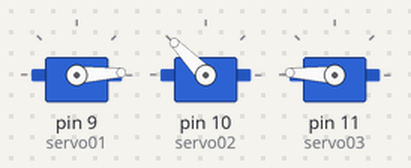
Bench run of a sketch on a simulated Arduino Uno, built with avr-gcc and run on an emulated ATmega328P. On the bench: 3 × servo.

Above: at 0.05 s.
At 0.35 s:
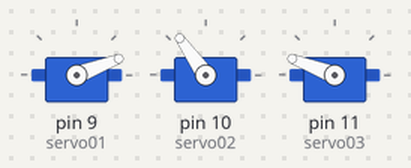
At 0.7 s:
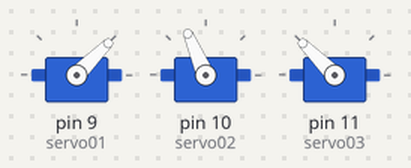
At 1.35 s:
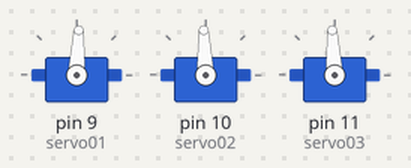
At 2.0 s:
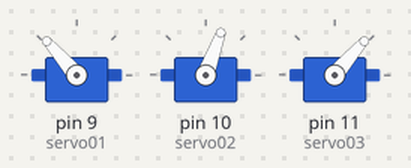
At 2.7 s:
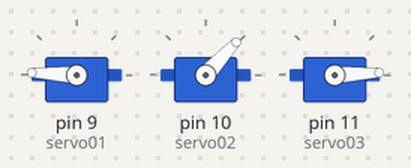
Timing chart, 0 to 6.3 s (numbered marks = the images above):
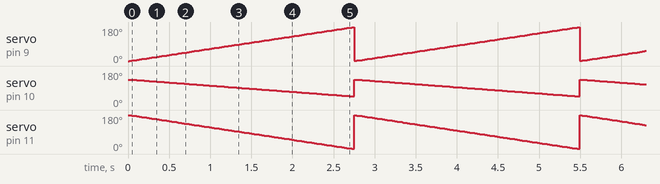

The sketch:

Servos.ino
```cpp
/*
   Servos firmware provides a control for 3 servos using the library Servo.

   Written by Julien Bayle, this example code is under Creative Commons CC-BY-SA

   This code is related to the book "C programming for Arduino" written by Julien Bayle
   and published by Packt Publishing.

http://cprogrammingforarduino.com

 */

#include <Servo.h>

Servo servo01;
Servo servo02;
Servo servo03;

int angle;

void setup()
{
    servo01.attach(9);
    servo02.attach(10);
    servo03.attach(11);
}

void loop()
{
    for(angle = 0; angle < 180; angle += 1)
    {
        servo01.write(angle);
        servo02.write(135-angle/2);
        servo03.write(180-angle);

        delay(15);
    }
}
```

Measured:
- by itself, servo on pin 9 (servo01): ramps from 1° to 179° and jumps back, once every 2.7 s
- by itself, servo on pin 10 (servo02): ramps from 135° to 46° and jumps back, once every 2.7 s
- by itself, servo on pin 11 (servo03): ramps from 179° to 1° and jumps back, once every 2.7 s
